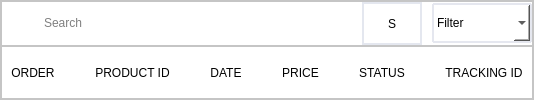
                <widget class="QFrame" name="scroll_header">
                 <property name="minimumSize">
                  <size>
                   <width>0</width>
                   <height>100</height>
                  </size>
                 </property>
                 <property name="styleSheet">
                  <string notr="true">background:rgb(255,255,255);
</string>
                 </property>
                 <property name="frameShape">
                  <enum>QFrame::StyledPanel</enum>
                 </property>
                 <property name="frameShadow">
                  <enum>QFrame::Raised</enum>
                 </property>
                 <layout class="QVBoxLayout" name="verticalLayout_4">
                  <property name="spacing">
                   <number>0</number>
                  </property>
                  <property name="leftMargin">
                   <number>0</number>
                  </property>
                  <property name="topMargin">
                   <number>0</number>
                  </property>
                  <property name="rightMargin">
                   <number>0</number>
                  </property>
                  <property name="bottomMargin">
                   <number>0</number>
                  </property>
                  <item>
                   <widget class="QFrame" name="frame_8">
                    <property name="minimumSize">
                     <size>
                      <width>0</width>
                      <height>45</height>
                     </size>
                    </property>
                    <property name="maximumSize">
                     <size>
                      <width>16777215</width>
                      <height>45</height>
                     </size>
                    </property>
                    <property name="frameShape">
                     <enum>QFrame::StyledPanel</enum>
                    </property>
                    <property name="frameShadow">
                     <enum>QFrame::Raised</enum>
                    </property>
                    <layout class="QHBoxLayout" name="horizontalLayout_8">
                     <property name="spacing">
                      <number>10</number>
                     </property>
                     <property name="leftMargin">
                      <number>0</number>
                     </property>
                     <property name="topMargin">
                      <number>0</number>
                     </property>
                     <property name="rightMargin">
                      <number>0</number>
                     </property>
                     <property name="bottomMargin">
                      <number>0</number>
                     </property>
                     <item>
                      <widget class="QFrame" name="frame_7">
                       <property name="minimumSize">
                        <size>
                         <width>0</width>
                         <height>40</height>
                        </size>
                       </property>
                       <property name="maximumSize">
                        <size>
                         <width>16777215</width>
                         <height>50</height>
                        </size>
                       </property>
                       <property name="styleSheet">
                        <string notr="true">border:none;</string>
                       </property>
                       <property name="frameShape">
                        <enum>QFrame::StyledPanel</enum>
                       </property>
                       <property name="frameShadow">
                        <enum>QFrame::Plain</enum>
                       </property>
                       <property name="lineWidth">
                        <number>0</number>
                       </property>
                       <layout class="QHBoxLayout" name="horizontalLayout_7">
                        <property name="spacing">
                         <number>10</number>
                        </property>
                        <property name="leftMargin">
                         <number>0</number>
                        </property>
                        <property name="topMargin">
                         <number>0</number>
                        </property>
                        <property name="rightMargin">
                         <number>0</number>
                        </property>
                        <property name="bottomMargin">
                         <number>0</number>
                        </property>
                        <item>
                         <spacer name="horizontalSpacer_3">
                          <property name="orientation">
                           <enum>Qt::Horizontal</enum>
                          </property>
                          <property name="sizeType">
                           <enum>QSizePolicy::Fixed</enum>
                          </property>
                          <property name="sizeHint" stdset="0">
                           <size>
                            <width>40</width>
                            <height>20</height>
                           </size>
                          </property>
                         </spacer>
                        </item>
                        <item>
                         <widget class="QLineEdit" name="lineEdit">
                          <property name="minimumSize">
                           <size>
                            <width>0</width>
                            <height>30</height>
                           </size>
                          </property>
                          <property name="styleSheet">
                           <string notr="true">border:none;</string>
                          </property>
                          <property name="text">
                           <string/>
                          </property>
                          <property name="placeholderText">
                           <string>Search</string>
                          </property>
                         </widget>
                        </item>
                        <item>
                         <widget class="QPushButton" name="search_button">
                          <property name="minimumSize">
                           <size>
                            <width>60</width>
                            <height>40</height>
                           </size>
                          </property>
                          <property name="maximumSize">
                           <size>
                            <width>60</width>
                            <height>60</height>
                           </size>
                          </property>
                          <property name="styleSheet">
                           <string notr="true">border: 2px solid #e4e7ef;
</string>
                          </property>
                          <property name="text">
                           <string>S</string>
                          </property>
                         </widget>
                        </item>
                       </layout>
                      </widget>
                     </item>
                     <item>
                      <widget class="QComboBox" name="comboBox_2">
                       <property name="minimumSize">
                        <size>
                         <width>100</width>
                         <height>40</height>
                        </size>
                       </property>
                       <property name="maximumSize">
                        <size>
                         <width>16777215</width>
                         <height>40</height>
                        </size>
                       </property>
                       <property name="styleSheet">
                        <string notr="true">border:2px solid #e5e7ef;
border-radius:1px;</string>
                       </property>
                       <property name="currentText">
                        <string extracomment="Filter">Filter</string>
                       </property>
                       <item>
                        <property name="text">
                         <string>Filter</string>
                        </property>
                       </item>
                      </widget>
                     </item>
                    </layout>
                   </widget>
                  </item>
                  <item>
                   <widget class="QFrame" name="frame_9">
                    <property name="minimumSize">
                     <size>
                      <width>0</width>
                      <height>50</height>
                     </size>
                    </property>
                    <property name="frameShape">
                     <enum>QFrame::StyledPanel</enum>
                    </property>
                    <property name="frameShadow">
                     <enum>QFrame::Raised</enum>
                    </property>
                    <layout class="QHBoxLayout" name="horizontalLayout_9">
                     <property name="spacing">
                      <number>40</number>
                     </property>
                     <item>
                      <widget class="QLabel" name="label_4">
                       <property name="text">
                        <string>ORDER</string>
                       </property>
                       <property name="alignment">
                        <set>Qt::AlignCenter</set>
                       </property>
                      </widget>
                     </item>
                     <item>
                      <widget class="QLabel" name="label_36">
                       <property name="text">
                        <string>PRODUCT ID</string>
                       </property>
                       <property name="alignment">
                        <set>Qt::AlignCenter</set>
                       </property>
                      </widget>
                     </item>
                     <item>
                      <widget class="QLabel" name="label_5">
                       <property name="text">
                        <string>DATE</string>
                       </property>
                       <property name="alignment">
                        <set>Qt::AlignCenter</set>
                       </property>
                      </widget>
                     </item>
                     <item>
                      <widget class="QLabel" name="label_6">
                       <property name="text">
                        <string>PRICE</string>
                       </property>
                       <property name="alignment">
                        <set>Qt::AlignCenter</set>
                       </property>
                      </widget>
                     </item>
                     <item>
                      <widget class="QLabel" name="label_7">
                       <property name="text">
                        <string>STATUS</string>
                       </property>
                       <property name="alignment">
                        <set>Qt::AlignCenter</set>
                       </property>
                      </widget>
                     </item>
                     <item>
                      <widget class="QLabel" name="label_8">
                       <property name="text">
                        <string>TRACKING ID</string>
                       </property>
                       <property name="alignment">
                        <set>Qt::AlignCenter</set>
                       </property>
                      </widget>
                     </item>
                    </layout>
                   </widget>
                  </item>
                 </layout>
                </widget>
